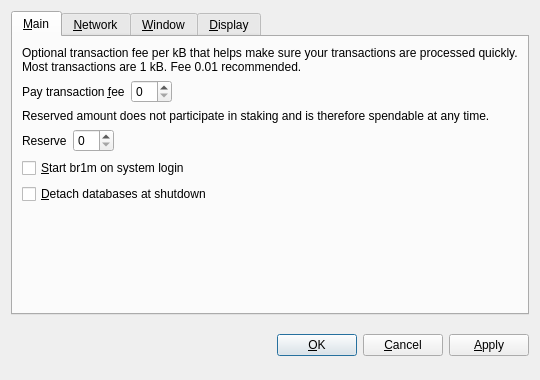
<?xml version="1.0" encoding="UTF-8"?>
<ui version="4.0">
 <class>OptionsDialog</class>
 <widget class="QDialog" name="OptionsDialog">
  <property name="geometry">
   <rect>
    <x>0</x>
    <y>0</y>
    <width>540</width>
    <height>380</height>
   </rect>
  </property>
  <property name="windowTitle">
   <string>Options</string>
  </property>
  <property name="modal">
   <bool>true</bool>
  </property>
  <layout class="QVBoxLayout" name="verticalLayout">
   <item>
    <widget class="QTabWidget" name="tabWidget">
     <property name="tabPosition">
      <enum>QTabWidget::North</enum>
     </property>
     <property name="currentIndex">
      <number>0</number>
     </property>
     <widget class="QWidget" name="tabMain">
      <attribute name="title">
       <string>&amp;Main</string>
      </attribute>
      <layout class="QVBoxLayout" name="verticalLayout_Main">
       <item>
        <widget class="QLabel" name="transactionFeeInfoLabel">
         <property name="text">
          <string>Optional transaction fee per kB that helps make sure your transactions are processed quickly. Most transactions are 1 kB. Fee 0.01 recommended.</string>
         </property>
         <property name="textFormat">
          <enum>Qt::PlainText</enum>
         </property>
         <property name="wordWrap">
          <bool>true</bool>
         </property>
        </widget>
       </item>
       <item>
        <layout class="QHBoxLayout" name="horizontalLayoutFee">
         <item>
          <widget class="QLabel" name="transactionFeeLabel">
           <property name="text">
            <string>Pay transaction &amp;fee</string>
           </property>
           <property name="textFormat">
            <enum>Qt::PlainText</enum>
           </property>
           <property name="buddy">
            <cstring>transactionFee</cstring>
           </property>
          </widget>
         </item>
         <item>
          <widget class="BitcoinAmountField" name="transactionFee"/>
         </item>
         <item>
          <spacer name="horizontalSpacerFee">
           <property name="orientation">
            <enum>Qt::Horizontal</enum>
           </property>
           <property name="sizeHint" stdset="0">
            <size>
             <width>40</width>
             <height>20</height>
            </size>
           </property>
          </spacer>
         </item>
        </layout>
       </item>
       <item>
        <widget class="QLabel" name="reserveBalanceInfoLabel">
         <property name="text">
          <string>Reserved amount does not participate in staking and is therefore spendable at any time.</string>
         </property>
         <property name="textFormat">
          <enum>Qt::PlainText</enum>
         </property>
         <property name="wordWrap">
          <bool>true</bool>
         </property>
        </widget>
       </item>
       <item>
        <layout class="QHBoxLayout" name="horizontalLayoutReserveBalance">
         <item>
          <widget class="QLabel" name="reserveBalanceLabel">
           <property name="text">
            <string>Reserve</string>
           </property>
           <property name="textFormat">
            <enum>Qt::PlainText</enum>
           </property>
           <property name="buddy">
            <cstring>reserveBalance</cstring>
           </property>
          </widget>
         </item>
         <item>
          <widget class="BitcoinAmountField" name="reserveBalance"/>
         </item>
         <item>
          <spacer name="horizontalSpacerReserveBalance">
           <property name="orientation">
            <enum>Qt::Horizontal</enum>
           </property>
           <property name="sizeHint" stdset="0">
            <size>
             <width>40</width>
             <height>20</height>
            </size>
           </property>
          </spacer>
         </item>
        </layout>
       </item>
       <item>
        <widget class="QCheckBox" name="bitcoinAtStartup">
         <property name="toolTip">
          <string>Automatically start br1m after logging in to the system.</string>
         </property>
         <property name="text">
          <string>&amp;Start br1m on system login</string>
         </property>
        </widget>
       </item>
       <item>
        <widget class="QCheckBox" name="detachDatabases">
         <property name="toolTip">
          <string>Detach block and address databases at shutdown. This means they can be moved to another data directory, but it slows down shutdown. The wallet is always detached.</string>
         </property>
         <property name="text">
          <string>&amp;Detach databases at shutdown</string>
         </property>
        </widget>
       </item>
       <item>
        <spacer name="verticalSpacer_Main">
         <property name="orientation">
          <enum>Qt::Vertical</enum>
         </property>
         <property name="sizeHint" stdset="0">
          <size>
           <width>20</width>
           <height>40</height>
          </size>
         </property>
        </spacer>
       </item>
      </layout>
     </widget>
     <widget class="QWidget" name="tabNetwork">
      <attribute name="title">
       <string>&amp;Network</string>
      </attribute>
      <layout class="QVBoxLayout" name="verticalLayout_Network">
       <item>
        <widget class="QCheckBox" name="mapPortUpnp">
         <property name="toolTip">
          <string>Automatically open the br1m client port on the router. This only works when your router supports UPnP and it is enabled.</string>
         </property>
         <property name="text">
          <string>Map port using &amp;UPnP</string>
         </property>
        </widget>
       </item>
       <item>
        <widget class="QCheckBox" name="connectSocks">
         <property name="toolTip">
          <string>Connect to the br1m network through a SOCKS proxy (e.g. when connecting through Tor).</string>
         </property>
         <property name="text">
          <string>&amp;Connect through SOCKS proxy:</string>
         </property>
        </widget>
       </item>
       <item>
        <layout class="QHBoxLayout" name="horizontalLayout_Network">
         <item>
          <widget class="QLabel" name="proxyIpLabel">
           <property name="text">
            <string>Proxy &amp;IP:</string>
           </property>
           <property name="textFormat">
            <enum>Qt::PlainText</enum>
           </property>
           <property name="buddy">
            <cstring>proxyIp</cstring>
           </property>
          </widget>
         </item>
         <item>
          <widget class="QValidatedLineEdit" name="proxyIp">
           <property name="maximumSize">
            <size>
             <width>140</width>
             <height>16777215</height>
            </size>
           </property>
           <property name="toolTip">
            <string>IP address of the proxy (e.g. 127.0.0.1)</string>
           </property>
          </widget>
         </item>
         <item>
          <widget class="QLabel" name="proxyPortLabel">
           <property name="text">
            <string>&amp;Port:</string>
           </property>
           <property name="textFormat">
            <enum>Qt::PlainText</enum>
           </property>
           <property name="buddy">
            <cstring>proxyPort</cstring>
           </property>
          </widget>
         </item>
         <item>
          <widget class="QLineEdit" name="proxyPort">
           <property name="maximumSize">
            <size>
             <width>55</width>
             <height>16777215</height>
            </size>
           </property>
           <property name="toolTip">
            <string>Port of the proxy (e.g. 9050)</string>
           </property>
          </widget>
         </item>
         <item>
          <widget class="QLabel" name="socksVersionLabel">
           <property name="text">
            <string>SOCKS &amp;Version:</string>
           </property>
           <property name="textFormat">
            <enum>Qt::PlainText</enum>
           </property>
           <property name="buddy">
            <cstring>socksVersion</cstring>
           </property>
          </widget>
         </item>
         <item>
          <widget class="QValueComboBox" name="socksVersion">
           <property name="toolTip">
            <string>SOCKS version of the proxy (e.g. 5)</string>
           </property>
          </widget>
         </item>
         <item>
          <spacer name="horizontalSpacer_Network">
           <property name="orientation">
            <enum>Qt::Horizontal</enum>
           </property>
           <property name="sizeHint" stdset="0">
            <size>
             <width>40</width>
             <height>20</height>
            </size>
           </property>
          </spacer>
         </item>
        </layout>
       </item>
       <item>
        <spacer name="verticalSpacer_Network">
         <property name="orientation">
          <enum>Qt::Vertical</enum>
         </property>
         <property name="sizeHint" stdset="0">
          <size>
           <width>20</width>
           <height>40</height>
          </size>
         </property>
        </spacer>
       </item>
      </layout>
     </widget>
     <widget class="QWidget" name="tabWindow">
      <attribute name="title">
       <string>&amp;Window</string>
      </attribute>
      <layout class="QVBoxLayout" name="verticalLayout_Window">
       <item>
        <widget class="QCheckBox" name="minimizeToTray">
         <property name="toolTip">
          <string>Show only a tray icon after minimizing the window.</string>
         </property>
         <property name="text">
          <string>&amp;Minimize to the tray instead of the taskbar</string>
         </property>
        </widget>
       </item>
       <item>
        <widget class="QCheckBox" name="minimizeOnClose">
         <property name="toolTip">
          <string>Minimize instead of exit the application when the window is closed. When this option is enabled, the application will be closed only after selecting Quit in the menu.</string>
         </property>
         <property name="text">
          <string>M&amp;inimize on close</string>
         </property>
        </widget>
       </item>
       <item>
        <spacer name="verticalSpacer_Window">
         <property name="orientation">
          <enum>Qt::Vertical</enum>
         </property>
         <property name="sizeHint" stdset="0">
          <size>
           <width>20</width>
           <height>40</height>
          </size>
         </property>
        </spacer>
       </item>
      </layout>
     </widget>
     <widget class="QWidget" name="tabDisplay">
      <attribute name="title">
       <string>&amp;Display</string>
      </attribute>
      <layout class="QVBoxLayout" name="verticalLayout_Display">
       <item>
        <layout class="QHBoxLayout" name="horizontalLayout_1_Display">
         <item>
          <widget class="QLabel" name="langLabel">
           <property name="text">
            <string>User Interface &amp;language:</string>
           </property>
           <property name="textFormat">
            <enum>Qt::PlainText</enum>
           </property>
           <property name="buddy">
            <cstring>lang</cstring>
           </property>
          </widget>
         </item>
         <item>
          <widget class="QValueComboBox" name="lang">
           <property name="toolTip">
            <string>The user interface language can be set here. This setting will take effect after restarting br1m.</string>
           </property>
          </widget>
         </item>
        </layout>
       </item>
       <item>
        <layout class="QHBoxLayout" name="horizontalLayout_2_Display">
         <item>
          <widget class="QLabel" name="unitLabel">
           <property name="text">
            <string>&amp;Unit to show amounts in:</string>
           </property>
           <property name="textFormat">
            <enum>Qt::PlainText</enum>
           </property>
           <property name="buddy">
            <cstring>unit</cstring>
           </property>
          </widget>
         </item>
         <item>
          <widget class="QValueComboBox" name="unit">
           <property name="toolTip">
            <string>Choose the default subdivision unit to show in the interface and when sending coins.</string>
           </property>
          </widget>
         </item>
        </layout>
       </item>
       <item>
        <widget class="QCheckBox" name="displayAddresses">
         <property name="toolTip">
          <string>Whether to show br1m addresses in the transaction list or not.</string>
         </property>
         <property name="text">
          <string>&amp;Display addresses in transaction list</string>
         </property>
        </widget>
       </item>
       <item>
        <widget class="QCheckBox" name="coinControlFeatures">
         <property name="toolTip">
          <string>Whether to show coin control features or not.</string>
         </property>
         <property name="text">
          <string>Display coin &amp;control features (experts only!)</string>
         </property>
        </widget>
       </item>
       <item>
        <spacer name="verticalSpacer_Display">
         <property name="orientation">
          <enum>Qt::Vertical</enum>
         </property>
         <property name="sizeHint" stdset="0">
          <size>
           <width>20</width>
           <height>40</height>
          </size>
         </property>
        </spacer>
       </item>
      </layout>
     </widget>
    </widget>
   </item>
   <item>
    <layout class="QHBoxLayout" name="horizontalLayout_Buttons">
     <item>
      <spacer name="horizontalSpacer_1">
       <property name="orientation">
        <enum>Qt::Horizontal</enum>
       </property>
       <property name="sizeHint" stdset="0">
        <size>
         <width>40</width>
         <height>48</height>
        </size>
       </property>
      </spacer>
     </item>
     <item>
      <widget class="QLabel" name="statusLabel">
       <property name="font">
        <font>
         <weight>75</weight>
         <bold>true</bold>
        </font>
       </property>
       <property name="text">
        <string/>
       </property>
       <property name="textFormat">
        <enum>Qt::PlainText</enum>
       </property>
       <property name="wordWrap">
        <bool>true</bool>
       </property>
      </widget>
     </item>
     <item>
      <spacer name="horizontalSpacer_2">
       <property name="orientation">
        <enum>Qt::Horizontal</enum>
       </property>
       <property name="sizeHint" stdset="0">
        <size>
         <width>40</width>
         <height>48</height>
        </size>
       </property>
      </spacer>
     </item>
     <item>
      <widget class="QPushButton" name="okButton">
       <property name="text">
        <string>&amp;OK</string>
       </property>
      </widget>
     </item>
     <item>
      <widget class="QPushButton" name="cancelButton">
       <property name="text">
        <string>&amp;Cancel</string>
       </property>
       <property name="autoDefault">
        <bool>false</bool>
       </property>
      </widget>
     </item>
     <item>
      <widget class="QPushButton" name="applyButton">
       <property name="text">
        <string>&amp;Apply</string>
       </property>
       <property name="autoDefault">
        <bool>false</bool>
       </property>
      </widget>
     </item>
    </layout>
   </item>
  </layout>
 </widget>
 <customwidgets>
  <customwidget>
   <class>BitcoinAmountField</class>
   <extends>QSpinBox</extends>
   <header>bitcoinamountfield.h</header>
  </customwidget>
  <customwidget>
   <class>QValueComboBox</class>
   <extends>QComboBox</extends>
   <header>qvaluecombobox.h</header>
  </customwidget>
  <customwidget>
   <class>QValidatedLineEdit</class>
   <extends>QLineEdit</extends>
   <header>qvalidatedlineedit.h</header>
  </customwidget>
 </customwidgets>
 <resources/>
 <connections/>
</ui>
